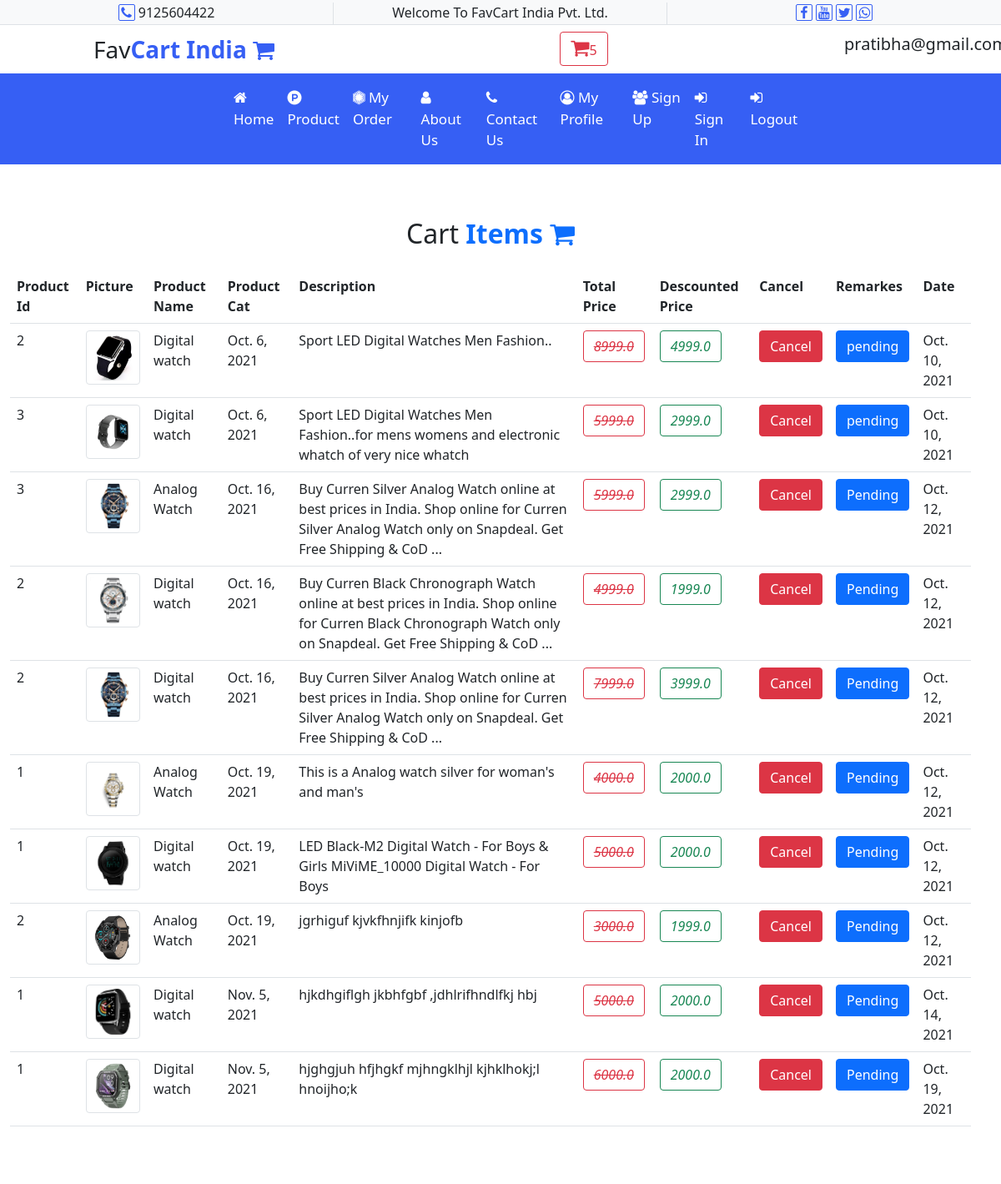
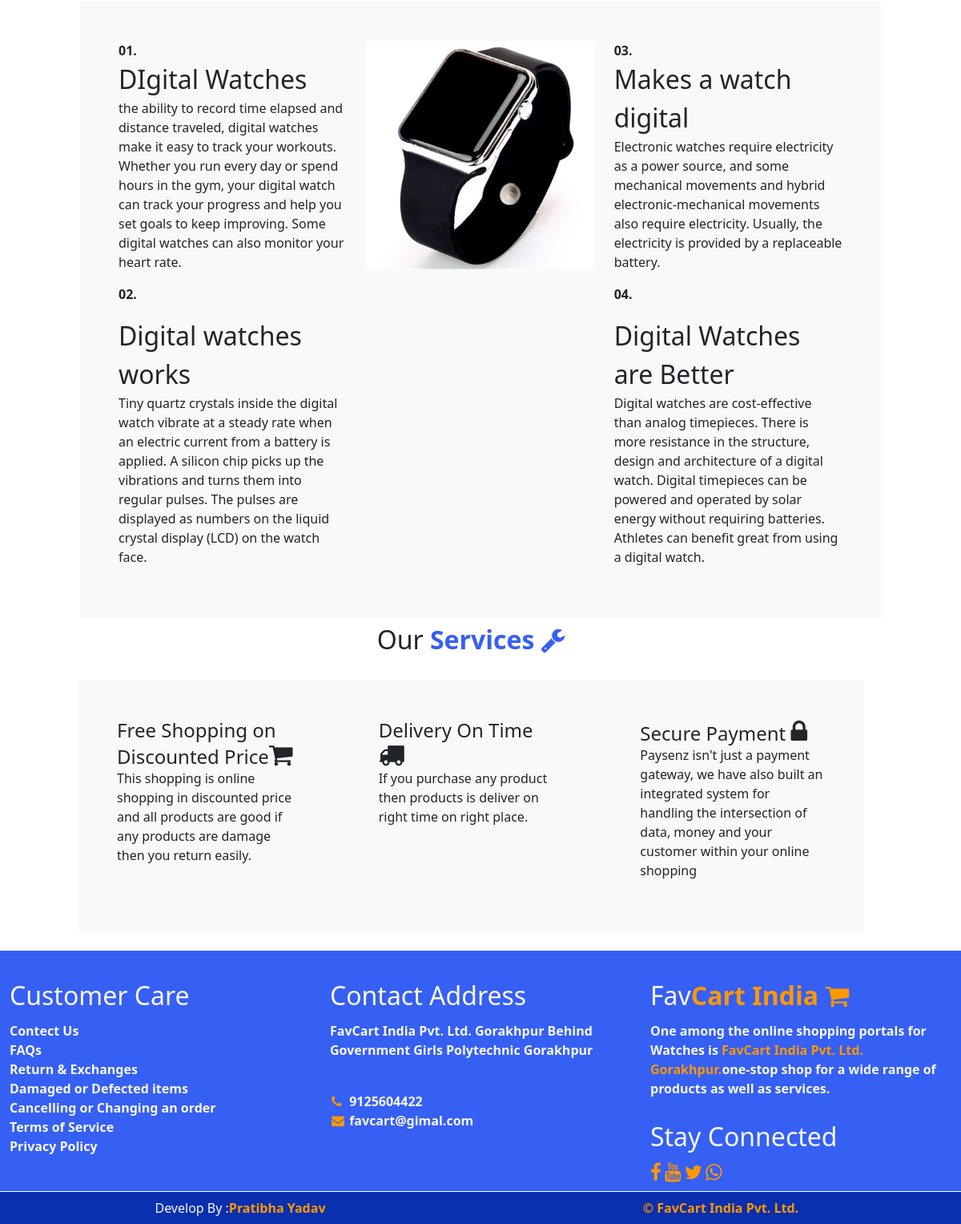
The app's page /user/myorders/ (signed in) with its own data (2 pictures, top to bottom).
### user/models.py (models this page shows)
class order(models.Model):
    pid=models.IntegerField()
    userid=models.EmailField(max_length=100)
    remarks=models.CharField(max_length=40)
    status=models.BooleanField()
    odate=models.DateField()

### user/views.py (the view)
# urls.py: path('myorders/', views.myorders),
def myorders(request):
    userid=request.session.get('user')
    oid=request.GET.get('oid')
    orderdata=""
    if userid:
        cursor=connection.cursor()
        cursor.execute("select o.*,p.* from user_order o,user_products p where o.id=p.id and o.userid='"+str(userid)+"'")
        orderdata=cursor.fetchall()
        if oid:
             result=order.objects.filter(id=oid,userid=userid)
             result.delete()
             return HttpResponse("<script>alert('Your order has been cancelled..');window.location.href='/user/myorders/'</script>")
    noofitemsincart = addtocart.objects.all().count()
    return render(request,'user/myorders.html',{"pendingorder":orderdata,"noofitemsincart":noofitemsincart})
    print(noofitemsincart)

### templates/user/myorders.html
{% extends 'base.html'%}
{% load static %}
{% block content %}
<div class="row">
    <h2 class="text-center py-3">Cart <b class="text-primary">Items <i class="fa fa-shopping-cart"></i></b></h2>
    <div class="col-sm-12 my-6">
        <table class="table table-stripted">
            <tr>
            <th>Product Id</th>
            <th>Picture</th>
            <th>Product Name</th>
            <th>Product Cat</th>
            <th>Description</th>
            <th>Total Price</th>
            <th>Descounted Price</th>
            <th>Cancel</th>
            <th>Remarkes</th>
            <th>Date</th>
            </tr>
            {% if pendingorder %}
            {% for x in pendingorder %}
            <tr>
                <td>{{x.1}}</td>
                <td><img src="/{{x.8}}" class="img-thumbnail" style="max-height:100px"/> </td>
                <td>{{x.7}}</td>
                <td>{{x.13}}</td>
                <td>{{x.9}}</td>
                <td><i class="btn btn-outline-danger"><s>{{x.11}}</s></i></td>
                <td><i class="btn btn-outline-success">{{x.12}}</i></td>
                <td><a href="/user/myorders?oid={{x.0}}" class="btn btn-danger">Cancel</a></td>
                <td><a href="#" class="btn btn-primary">{{x.3}}</a></td>
                <td>{{x.5}}</td>
            </tr>
            {% endfor%}
            {% endif%}
        </table>
    </div>
</div>
{% endblock%}

### templates/base.html (shortened to what this page needs)
<!DOCTYPE html>
{% load static %}
<html lang="en">
<head>
    <link href="{% static 'css/bootstrap.css' %}" rel="stylesheet"/>
    <link href="{% static 'css/font-awesome.css' %}" rel="stylesheet"/>
</head>
<body>
<div class="container-fluid">
    <div class="row t bg-light border-bottom">
        <div class="col-sm-4 border-end">
            <i class="fa fa-phone ic"></i> 9125604422
        </div>
        <div class="col-sm-4 border-end">
            Welcome To FavCart India Pvt. Ltd.
        </div>
        <div class="col-sm-4">
            <i class="fa fa-facebook ic"></i>
            <i class="fa fa-youtube ic"></i>
            <i class="fa fa-twitter ic"></i>
            <i class="fa fa-whatsapp ic" title="9125604422"></i>
        </div>
    </div>
    <div class="row header1 py-2">
        <div class="col-sm-1"></div>
        <div class="col-sm-3 fs-3">
            Fav<b style="color:#365ff4;">Cart India <i class="fa fa-shopping-cart"></i></b>
        </div>
        <div class="col-sm-6">
            <a href="/user/cart/">
                <center>
                    <b class="btn btn-outline-danger">
                        <i class="fa fa-shopping-cart fs-4  "></i>{{noofitemsincart}}
                    </b>
                </center>
            </a>
        </div>
        <div class="col-sm-2 fs-5">
            {% if request.session.user %}
            {{ request.session.user}}
            {% endif %}
        </div>
    </div>
    <div class="row menu">
        <div class="col-sm-2"></div>
        <div class="col-sm-8 ps-5">
            <nav class="navbar navbar-expand-lg navbar-light" id="menu">
                <div class="container-fluid">
                    <div class="collapse navbar-collapse" id="navbarNavDropdown">
                        <ul class="navbar-nav">
                            <li class="nav-item">
                                <a class="nav-link active" aria-current="page" href="/user/home/"><i
                                        class="fa fa-home"></i> Home</a>
                            </li>
                            <li class="nav-item">
                                <a class="nav-link" href="/user/product/"><i class="fa fa-product-hunt "></i>
                                    Product</a>
                            </li>
                            <li class="nav-item">
                                <a class="nav-link" href="/user/myorders/"><i class="fa fa-first-order"></i> My
                                    Order</a>
                            </li>
                            <li class="nav-item">
                                <a class="nav-link" href="/user/about/"><i class="fa fa-user"></i> About Us</a>
                            </li>
                            <li class="nav-item">
                                <a class="nav-link" href="/user/contactus/"><i class="fa fa-phone "></i> Contact Us</a>
                            </li>
                            <li class="nav-item">
                                <a class="nav-link" href="/user/myprofile/"><i class="fa fa-user-circle-o"></i> My
                                    Profile</a>
                            </li>
                            <li class="nav-item">
                                <a class="nav-link" href="/user/signup/"><i class="fa fa-users"></i> Sign Up</a>
                            </li>
                            <li class="nav-item">
                                <a class="nav-link" href="/user/signin/"><i class="fa fa-sign-in"></i> Sign In</a>
                            </li>
                            {% if request.session.user %}
                            <li class="nav-item">
                                <a class="nav-link" href="/user/logout/"><i class="fa fa-sign-in"></i> Logout</a>
                            </li>
                            {% endif %}
                        </ul>
                    </div>
                </div>
            </nav>
        </div>
        <div class="col-sm-2"></div>
    </div>
    <div class="row content py-5 " style="min-height:550px;">
        {% block content %}
        {% endblock %}
    </div>
    <div class="row">
        <div class="col-sm-1"></div>
        <div class="col-sm-10 offer my-2 bg-light p-5">
            <div class="row">
                <div class="col-sm-4">
                    <b>01.</b>
                    <div class="fs-2">DIgital Watches</div>
                    <p>the ability to record time elapsed and distance traveled, digital watches make it easy to track your workouts. Whether you run every
                        day or spend hours in the gym, your digital watch can track your progress and help you set goals to keep improving. Some digital watches
                        can also monitor your heart rate.</p>
                    <b>02.</b>
                    <div class="fs-2 mt-3">Digital watches works</div>
                    <p>Tiny quartz crystals inside the digital watch vibrate at a steady rate when an electric current from a battery is applied. A silicon chip picks up the vibrations
                        and turns them into regular pulses. The pulses are displayed as numbers on the liquid crystal display (LCD) on the watch face.</p>
                </div>
                <div class="col-sm-4">
                    <center>
                        <img src="{% static 'images/product.jpeg'%}" class="img-fluid"/>
                    </center>
                </div>
                <div class="col-sm-4">
                    <b>03.</b>
                    <div class="fs-2">Makes a watch digital</div>
                    <p>Electronic watches require electricity as a power source, and some mechanical movements and hybrid electronic-mechanical movements also require electricity.
                        Usually, the electricity is provided by a replaceable battery.</p>
                    <b>04.</b>
                    <div class="fs-2 mt-3">Digital Watches are Better</div>
                    <p>Digital watches are cost-effective than analog timepieces. There is more resistance in the structure, design and architecture of a digital watch. Digital timepieces
                        can be powered and operated by solar energy without requiring batteries. Athletes can benefit great from using a digital watch.</p>
                </div>
            </div>
        </div>
        <div class="col-sm-1"></div>
    </div>
    <div class="row services">
        <div class="row">
            <div class="h2 text-center">Our <b style="color:#365ff4;">Services <i class="fa fa-wrench"></i></b></div>
            <div class="col-sm-1"></div>
            <div class="col-sm-10 bg-light my-4">
                <div class="row">
                    <div class="col-sm-4 p-5">
                        <b class="text-center h4">Free Shopping on Discounted Price<i class="fa fa-shopping-cart fs-2"></i></b><br/>
                        <p>This shopping is online shopping in discounted price and all products are good if any products are damage then you return easily.</p>
                    </div>
                    <div class="col-sm-4 p-5">
                        <b class="text-center h4">Delivery On Time <i class="fa fa-truck fs-2"></i></b><br/>
                        <p>If you purchase any product then products is deliver on right time on right place.</p>
                    </div>
                    <div class="col-sm-4 p-5">
                        <b class="text-center h4">Secure Payment <i class="fa fa-lock fs-2"></i></b>
                        <p> Paysenz isn't just a payment gateway, we have also built an integrated system for handling the intersection of data, money and your customer within your online shopping </p>
                    </div>
                </div>
            </div>
            </div>
        </div>
        <div class="row ufooter py-2 text-light">
            <div class="col-sm-4 mt-3 my-1">
                <div class="fs-2  py-2 "> Customer Care</div>
                <b> Contect Us </b><br/><b> FAQs </b><br/><b> Return & Exchanges </b><br/><b> Damaged or Defected
                items </b><br/>
                <b> Cancelling or Changing an order </b><br/><b> Terms of Service </b><br/><b> Privacy Policy </b>
            </div>
            <div class="col-sm-4 mt-3">
                <div class="fs-2  py-2 "> Contact Address</div>
                <p><b>FavCart India Pvt. Ltd. Gorakhpur Behind Government Girls Polytechnic Gorakhpur </b></p>
                <br/>
                <b><i class="fa fa-phone ic" style="color:#ff9800;"></i> 9125604422</b><br/>
                <b><i class="fa fa-envelope ic" style="color:#ff9800;"></i> favcart@gimal.com</b>
            </div>
            <div class="col-sm-4 mt-3">
                <div class="fs-2 py-2">Fav<b style="color:#ff9800;">Cart India <i
                        class="fa fa-shopping-cart"></i></b><br/>
                </div>
                <p><b>One among the online shopping portals for Watches is </b><b style="color:#ff9800;">FavCart India
                    Pvt.
                    Ltd. Gorakhpur.</b><b>one-stop shop for a wide range of products as well as services.</b></p>
                <div class="fs-2  py-2 "> Stay Connected</div>
                <i class="fa fa-facebook fs-4" style="color:#ff9800;"></i>
                <i class="fa fa-youtube fs-4" style="color:#ff9800;"></i>
                <i class="fa fa-twitter fs-4" style="color:#ff9800;"></i>
                <i class="fa fa-whatsapp fs-4" style="color:#ff9800;"></i>
            </div>
        </div>
        <div class="row bfooter text-light  text-center py-2" style="background:#0a2faf">
            <div class="col-sm-6">
                Develop By :<b style="color:#ff9800;">Pratibha Yadav</b>
            </div>
            <div class="col-sm-6" style="color:#ff9800;">
                <b> &copy; FavCart India Pvt. Ltd.</b>
            </div>
        </div>
    </div>
</body>
</html>

### templates/base.html (style rules this page uses)
.t { min-height:30px; text-align:center; padding-top:3px; }
.ic { color:#365ff4; border:1px solid #365ff4; height:20px; width:20px; padding:1px; border-radius:2px; }
.header1 { min-height:55px; }
.menu { min-height:45px; background:#365ff4; }
#menu ul li a { color:white; font-size:17px; }
.services { min-height:300px; }
.ufooter { min-height:300px; background:#365ff4; }
.bfooter { min-height:40px; margin-top:1px; background:#365ff4; }
.offer { min-height:400px; }

### records on screen
order: x "1", shows a picture, x "Digital watch", x "Nov. 5, 2021", x "hjkdhgiflgh jkbhfgbf ,jdhlrifhndlfkj hbj", x "5000.0", x "2000.0", remarks "Pending", odate "Oct. 14, 2021"
order: x "1", shows a picture, x "Digital watch", x "Nov. 5, 2021", x "hjghgjuh hfjhgkf mjhngklhjl kjhklhokj;l hnoijho;k", x "6000.0", x "2000.0", remarks "Pending", odate "Oct. 19, 2021"

### other values on screen
{{ noofitemsincart }} "5"
{{ x.1 }} "2" "3" "3" "2" "2" "1" "1" "2"
{{ x.7 }} "Digital watch" "Digital watch" "Analog Watch" "Digital watch" "Digital watch" "Analog Watch" "Digital watch" "Analog Watch"
{{ x.13 }} "Oct. 6, 2021" "Oct. 6, 2021" "Oct. 16, 2021" "Oct. 16, 2021" "Oct. 16, 2021" "Oct. 19, 2021" "Oct. 19, 2021" "Oct. 19, 2021"
{{ x.9 }} "Sport LED Digital Watches Men Fashion.." "Sport LED Digital Watches Men Fashion..for mens womens and electronic whatch of very nice whatch" "Buy Curren Silver Analog Watch online at best prices in India. Shop online for Curren Silver Analog Watch only on Snapdeal. Get Free Shipping & CoD ..." "Buy Curren Black Chronograph Watch online at best prices in India. Shop online for Curren Black Chronograph Watch only on Snapdeal. Get Free Shipping & CoD ..." "Buy Curren Silver Analog Watch online at best prices in India. Shop online for Curren Silver Analog Watch only on Snapdeal. Get Free Shipping & CoD ..." "This is a Analog watch silver for woman's and man's" "LED Black-M2 Digital Watch - For Boys & Girls MiViME_10000 Digital Watch - For Boys" "jgrhiguf kjvkfhnjifk kinjofb"
{{ x.11 }} "8999.0" "5999.0" "5999.0" "4999.0" "7999.0" "4000.0" "5000.0" "3000.0"
{{ x.12 }} "4999.0" "2999.0" "2999.0" "1999.0" "3999.0" "2000.0" "2000.0" "1999.0"
{{ x.3 }} "pending" "pending" "Pending" "Pending" "Pending" "Pending" "Pending" "Pending"
{{ x.5 }} "Oct. 10, 2021" "Oct. 10, 2021" "Oct. 12, 2021" "Oct. 12, 2021" "Oct. 12, 2021" "Oct. 12, 2021" "Oct. 12, 2021" "Oct. 12, 2021"
